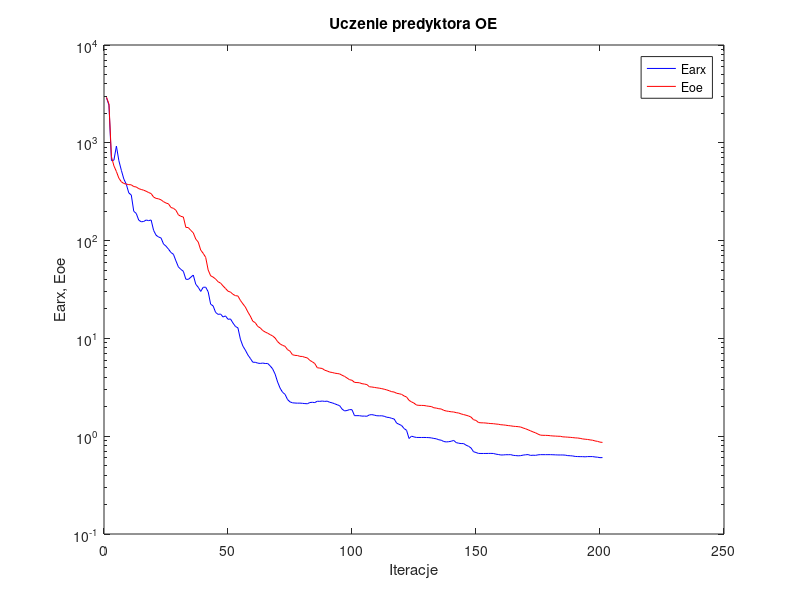
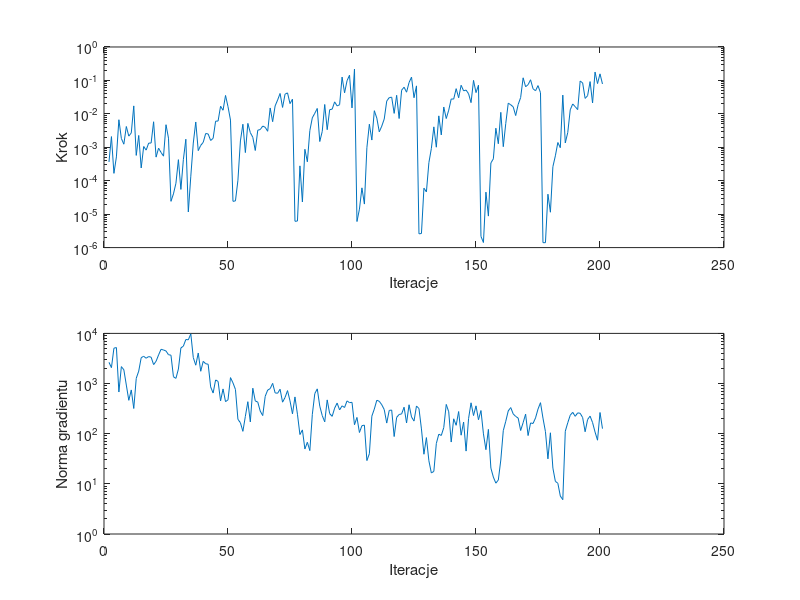

The MATLAB script that drew these images, in order:
%uczenie predyktora oe
clear all;
n=0; farx(n+1)=2.897035e+003; foe(n+1)=2.921384e+003; wspucz(n+1)=0.000000e+000; ng(n+1)=0.000000e+000;
%odnowa zmiennej metryki
n=1; farx(n+1)=2.425417e+003; foe(n+1)=2.492878e+003; krok(n+1)=3.643336e-004; ng(n+1)=2.651937e+003;
n=2; farx(n+1)=6.573821e+002; foe(n+1)=7.205301e+002; krok(n+1)=2.090079e-003; ng(n+1)=2.075600e+003;
n=3; farx(n+1)=6.648590e+002; foe(n+1)=5.807654e+002; krok(n+1)=1.661929e-004; ng(n+1)=5.075113e+003;
n=4; farx(n+1)=9.255332e+002; foe(n+1)=5.085529e+002; krok(n+1)=5.157570e-004; ng(n+1)=5.218549e+003;
n=5; farx(n+1)=6.557520e+002; foe(n+1)=4.343467e+002; krok(n+1)=6.669234e-003; ng(n+1)=6.779146e+002;
n=6; farx(n+1)=5.229063e+002; foe(n+1)=3.995675e+002; krok(n+1)=1.835515e-003; ng(n+1)=2.177122e+003;
n=7; farx(n+1)=4.261143e+002; foe(n+1)=3.835219e+002; krok(n+1)=1.238384e-003; ng(n+1)=1.880226e+003;
n=8; farx(n+1)=3.759504e+002; foe(n+1)=3.782336e+002; krok(n+1)=4.187528e-003; ng(n+1)=9.326476e+002;
n=9; farx(n+1)=3.073190e+002; foe(n+1)=3.735787e+002; krok(n+1)=2.156451e-003; ng(n+1)=4.630699e+002;
n=10; farx(n+1)=2.925756e+002; foe(n+1)=3.719357e+002; krok(n+1)=2.690870e-003; ng(n+1)=7.460453e+002;
n=11; farx(n+1)=1.993580e+002; foe(n+1)=3.568368e+002; krok(n+1)=1.729712e-002; ng(n+1)=3.182350e+002;
n=12; farx(n+1)=1.896415e+002; foe(n+1)=3.536859e+002; krok(n+1)=5.718892e-004; ng(n+1)=1.270872e+003;
n=13; farx(n+1)=1.620185e+002; foe(n+1)=3.398395e+002; krok(n+1)=2.260446e-003; ng(n+1)=1.769852e+003;
n=14; farx(n+1)=1.557399e+002; foe(n+1)=3.333062e+002; krok(n+1)=2.410232e-004; ng(n+1)=3.284053e+003;
n=15; farx(n+1)=1.568493e+002; foe(n+1)=3.276104e+002; krok(n+1)=1.055436e-003; ng(n+1)=3.495768e+003;
n=16; farx(n+1)=1.624185e+002; foe(n+1)=3.196566e+002; krok(n+1)=8.229017e-004; ng(n+1)=3.196028e+003;
n=17; farx(n+1)=1.600096e+002; foe(n+1)=3.100782e+002; krok(n+1)=1.330026e-003; ng(n+1)=3.452658e+003;
n=18; farx(n+1)=1.624892e+002; foe(n+1)=3.026542e+002; krok(n+1)=1.342085e-003; ng(n+1)=3.353818e+003;
n=19; farx(n+1)=1.271515e+002; foe(n+1)=2.785469e+002; krok(n+1)=5.801633e-003; ng(n+1)=2.386207e+003;
n=20; farx(n+1)=1.134977e+002; foe(n+1)=2.702548e+002; krok(n+1)=5.081655e-004; ng(n+1)=2.781868e+003;
n=21; farx(n+1)=1.088303e+002; foe(n+1)=2.673486e+002; krok(n+1)=9.396257e-004; ng(n+1)=3.714871e+003;
n=22; farx(n+1)=1.063745e+002; foe(n+1)=2.610474e+002; krok(n+1)=7.010487e-004; ng(n+1)=4.819736e+003;
n=23; farx(n+1)=9.230438e+001; foe(n+1)=2.500106e+002; krok(n+1)=5.432857e-004; ng(n+1)=4.668032e+003;
n=24; farx(n+1)=8.771648e+001; foe(n+1)=2.421518e+002; krok(n+1)=4.733030e-003; ng(n+1)=4.457775e+003;
n=25; farx(n+1)=8.184670e+001; foe(n+1)=2.377337e+002; krok(n+1)=1.876490e-003; ng(n+1)=3.757041e+003;
%odnowa zmiennej metryki
n=26; farx(n+1)=7.553479e+001; foe(n+1)=2.178825e+002; krok(n+1)=2.419290e-005; ng(n+1)=3.676105e+003;
n=27; farx(n+1)=7.241904e+001; foe(n+1)=2.139908e+002; krok(n+1)=4.037383e-005; ng(n+1)=1.367935e+003;
n=28; farx(n+1)=6.208047e+001; foe(n+1)=2.041785e+002; krok(n+1)=8.388029e-005; ng(n+1)=1.267054e+003;
n=29; farx(n+1)=5.382419e+001; foe(n+1)=1.834603e+002; krok(n+1)=4.264342e-004; ng(n+1)=1.947945e+003;
n=30; farx(n+1)=5.076508e+001; foe(n+1)=1.771575e+002; krok(n+1)=5.491616e-005; ng(n+1)=5.137334e+003;
n=31; farx(n+1)=4.855536e+001; foe(n+1)=1.742700e+002; krok(n+1)=4.283128e-004; ng(n+1)=5.566150e+003;
n=32; farx(n+1)=4.028418e+001; foe(n+1)=1.365505e+002; krok(n+1)=1.742611e-003; ng(n+1)=7.560046e+003;
n=33; farx(n+1)=4.011984e+001; foe(n+1)=1.358588e+002; krok(n+1)=1.165470e-005; ng(n+1)=7.446367e+003;
n=34; farx(n+1)=4.220602e+001; foe(n+1)=1.271278e+002; krok(n+1)=1.366331e-004; ng(n+1)=9.795062e+003;
n=35; farx(n+1)=4.445277e+001; foe(n+1)=1.200759e+002; krok(n+1)=1.339301e-003; ng(n+1)=3.295413e+003;
n=36; farx(n+1)=3.577128e+001; foe(n+1)=1.036958e+002; krok(n+1)=5.711090e-003; ng(n+1)=2.321023e+003;
n=37; farx(n+1)=3.333479e+001; foe(n+1)=9.657077e+001; krok(n+1)=7.941269e-004; ng(n+1)=4.060634e+003;
n=38; farx(n+1)=3.022607e+001; foe(n+1)=8.002024e+001; krok(n+1)=1.141051e-003; ng(n+1)=1.757543e+003;
n=39; farx(n+1)=3.332599e+001; foe(n+1)=7.407452e+001; krok(n+1)=1.402081e-003; ng(n+1)=2.769108e+003;
n=40; farx(n+1)=3.340680e+001; foe(n+1)=6.738524e+001; krok(n+1)=2.586841e-003; ng(n+1)=2.484030e+003;
n=41; farx(n+1)=2.999390e+001; foe(n+1)=5.009595e+001; krok(n+1)=2.501815e-003; ng(n+1)=2.425153e+003;
n=42; farx(n+1)=2.237811e+001; foe(n+1)=4.366113e+001; krok(n+1)=1.599528e-003; ng(n+1)=8.580234e+002;
n=43; farx(n+1)=2.149105e+001; foe(n+1)=4.236973e+001; krok(n+1)=1.854565e-003; ng(n+1)=6.465508e+002;
n=44; farx(n+1)=1.843962e+001; foe(n+1)=4.046129e+001; krok(n+1)=6.035177e-003; ng(n+1)=1.178657e+003;
n=45; farx(n+1)=1.760479e+001; foe(n+1)=3.795975e+001; krok(n+1)=6.100588e-003; ng(n+1)=1.103254e+003;
n=46; farx(n+1)=1.776063e+001; foe(n+1)=3.676788e+001; krok(n+1)=1.688698e-002; ng(n+1)=4.517919e+002;
n=47; farx(n+1)=1.656041e+001; foe(n+1)=3.441025e+001; krok(n+1)=1.282881e-002; ng(n+1)=7.814435e+002;
n=48; farx(n+1)=1.697852e+001; foe(n+1)=3.237748e+001; krok(n+1)=3.550149e-002; ng(n+1)=4.355430e+002;
n=49; farx(n+1)=1.567784e+001; foe(n+1)=3.038030e+001; krok(n+1)=1.642672e-002; ng(n+1)=4.731641e+002;
n=50; farx(n+1)=1.581171e+001; foe(n+1)=2.977484e+001; krok(n+1)=6.516379e-003; ng(n+1)=1.313624e+003;
%odnowa zmiennej metryki
n=51; farx(n+1)=1.436814e+001; foe(n+1)=2.825014e+001; krok(n+1)=2.418894e-005; ng(n+1)=1.033491e+003;
n=52; farx(n+1)=1.324599e+001; foe(n+1)=2.735120e+001; krok(n+1)=2.496650e-005; ng(n+1)=7.628451e+002;
n=53; farx(n+1)=1.281993e+001; foe(n+1)=2.714427e+001; krok(n+1)=1.032284e-004; ng(n+1)=1.932024e+002;
n=54; farx(n+1)=9.810751e+000; foe(n+1)=2.446769e+001; krok(n+1)=1.548092e-003; ng(n+1)=1.656461e+002;
n=55; farx(n+1)=8.345447e+000; foe(n+1)=2.256929e+001; krok(n+1)=4.892577e-003; ng(n+1)=1.114837e+002;
n=56; farx(n+1)=7.583696e+000; foe(n+1)=2.092297e+001; krok(n+1)=6.946998e-004; ng(n+1)=2.219308e+002;
n=57; farx(n+1)=6.785107e+000; foe(n+1)=1.864745e+001; krok(n+1)=5.193847e-003; ng(n+1)=4.347091e+002;
n=58; farx(n+1)=6.244743e+000; foe(n+1)=1.690682e+001; krok(n+1)=2.739044e-003; ng(n+1)=1.716360e+002;
n=59; farx(n+1)=5.709138e+000; foe(n+1)=1.498590e+001; krok(n+1)=1.995464e-003; ng(n+1)=8.075859e+002;
n=60; farx(n+1)=5.696397e+000; foe(n+1)=1.447797e+001; krok(n+1)=8.017326e-004; ng(n+1)=4.493672e+002;
n=61; farx(n+1)=5.587298e+000; foe(n+1)=1.324709e+001; krok(n+1)=3.248447e-003; ng(n+1)=4.268775e+002;
n=62; farx(n+1)=5.546305e+000; foe(n+1)=1.281346e+001; krok(n+1)=3.390416e-003; ng(n+1)=2.821224e+002;
n=63; farx(n+1)=5.594720e+000; foe(n+1)=1.203375e+001; krok(n+1)=4.312903e-003; ng(n+1)=2.297265e+002;
n=64; farx(n+1)=5.537323e+000; foe(n+1)=1.162448e+001; krok(n+1)=3.973596e-003; ng(n+1)=5.562948e+002;
n=65; farx(n+1)=5.543932e+000; foe(n+1)=1.129644e+001; krok(n+1)=3.013180e-003; ng(n+1)=7.414259e+002;
n=66; farx(n+1)=5.237114e+000; foe(n+1)=1.092752e+001; krok(n+1)=1.500600e-002; ng(n+1)=7.908692e+002;
n=67; farx(n+1)=4.880405e+000; foe(n+1)=1.059947e+001; krok(n+1)=5.828795e-003; ng(n+1)=1.009274e+003;
n=68; farx(n+1)=4.310993e+000; foe(n+1)=1.008701e+001; krok(n+1)=1.729594e-002; ng(n+1)=6.519724e+002;
n=69; farx(n+1)=3.583412e+000; foe(n+1)=9.274100e+000; krok(n+1)=2.592196e-002; ng(n+1)=6.399270e+002;
n=70; farx(n+1)=3.102898e+000; foe(n+1)=8.788170e+000; krok(n+1)=4.069805e-002; ng(n+1)=7.701267e+002;
n=71; farx(n+1)=2.812479e+000; foe(n+1)=8.488921e+000; krok(n+1)=1.556427e-002; ng(n+1)=4.250868e+002;
n=72; farx(n+1)=2.679950e+000; foe(n+1)=8.304677e+000; krok(n+1)=3.882853e-002; ng(n+1)=5.276233e+002;
n=73; farx(n+1)=2.372032e+000; foe(n+1)=7.682310e+000; krok(n+1)=4.235232e-002; ng(n+1)=7.230604e+002;
n=74; farx(n+1)=2.244442e+000; foe(n+1)=7.401870e+000; krok(n+1)=2.025137e-002; ng(n+1)=4.511495e+002;
n=75; farx(n+1)=2.194974e+000; foe(n+1)=6.808868e+000; krok(n+1)=2.750088e-002; ng(n+1)=2.488162e+002;
%odnowa zmiennej metryki
n=76; farx(n+1)=2.184071e+000; foe(n+1)=6.707871e+000; krok(n+1)=6.123844e-006; ng(n+1)=5.412045e+002;
n=77; farx(n+1)=2.176903e+000; foe(n+1)=6.683192e+000; krok(n+1)=6.226551e-006; ng(n+1)=2.446457e+002;
n=78; farx(n+1)=2.179636e+000; foe(n+1)=6.553022e+000; krok(n+1)=2.781068e-004; ng(n+1)=9.614934e+001;
n=79; farx(n+1)=2.168934e+000; foe(n+1)=6.535746e+000; krok(n+1)=2.310753e-005; ng(n+1)=1.190786e+002;
n=80; farx(n+1)=2.155610e+000; foe(n+1)=6.405593e+000; krok(n+1)=8.713055e-004; ng(n+1)=4.954730e+001;
n=81; farx(n+1)=2.146683e+000; foe(n+1)=6.316662e+000; krok(n+1)=3.679918e-004; ng(n+1)=6.749084e+001;
n=82; farx(n+1)=2.209547e+000; foe(n+1)=5.958096e+000; krok(n+1)=3.159755e-003; ng(n+1)=4.605098e+001;
n=83; farx(n+1)=2.222250e+000; foe(n+1)=5.765331e+000; krok(n+1)=7.613202e-003; ng(n+1)=2.425959e+002;
n=84; farx(n+1)=2.206330e+000; foe(n+1)=5.532090e+000; krok(n+1)=1.041670e-002; ng(n+1)=6.311457e+002;
n=85; farx(n+1)=2.279400e+000; foe(n+1)=5.012914e+000; krok(n+1)=1.450364e-002; ng(n+1)=7.833184e+002;
n=86; farx(n+1)=2.270986e+000; foe(n+1)=4.968897e+000; krok(n+1)=1.486749e-003; ng(n+1)=3.551767e+002;
n=87; farx(n+1)=2.288080e+000; foe(n+1)=4.927285e+000; krok(n+1)=2.983603e-003; ng(n+1)=2.296401e+002;
n=88; farx(n+1)=2.269586e+000; foe(n+1)=4.727438e+000; krok(n+1)=1.906683e-002; ng(n+1)=1.721422e+002;
n=89; farx(n+1)=2.282644e+000; foe(n+1)=4.644136e+000; krok(n+1)=3.359405e-003; ng(n+1)=4.718955e+002;
n=90; farx(n+1)=2.222908e+000; foe(n+1)=4.526295e+000; krok(n+1)=1.333847e-002; ng(n+1)=2.509707e+002;
n=91; farx(n+1)=2.193768e+000; foe(n+1)=4.484338e+000; krok(n+1)=1.381076e-002; ng(n+1)=2.217608e+002;
n=92; farx(n+1)=2.146732e+000; foe(n+1)=4.414316e+000; krok(n+1)=2.284436e-002; ng(n+1)=3.234416e+002;
n=93; farx(n+1)=2.097622e+000; foe(n+1)=4.375099e+000; krok(n+1)=1.726361e-002; ng(n+1)=4.080060e+002;
n=94; farx(n+1)=2.054148e+000; foe(n+1)=4.335727e+000; krok(n+1)=1.877194e-002; ng(n+1)=2.978991e+002;
n=95; farx(n+1)=1.894035e+000; foe(n+1)=4.199838e+000; krok(n+1)=1.259999e-001; ng(n+1)=3.592587e+002;
n=96; farx(n+1)=1.814252e+000; foe(n+1)=4.087100e+000; krok(n+1)=4.256083e-002; ng(n+1)=3.331095e+002;
n=97; farx(n+1)=1.831256e+000; foe(n+1)=3.934586e+000; krok(n+1)=9.809225e-002; ng(n+1)=4.505744e+002;
n=98; farx(n+1)=1.870529e+000; foe(n+1)=3.785246e+000; krok(n+1)=1.431455e-001; ng(n+1)=4.156304e+002;
n=99; farx(n+1)=1.865794e+000; foe(n+1)=3.731214e+000; krok(n+1)=1.503401e-002; ng(n+1)=4.224943e+002;
n=100; farx(n+1)=1.622131e+000; foe(n+1)=3.552097e+000; krok(n+1)=2.193298e-001; ng(n+1)=1.509767e+002;
%odnowa zmiennej metryki
n=101; farx(n+1)=1.622624e+000; foe(n+1)=3.536109e+000; krok(n+1)=6.019984e-006; ng(n+1)=2.109897e+002;
n=102; farx(n+1)=1.621291e+000; foe(n+1)=3.521510e+000; krok(n+1)=1.414532e-005; ng(n+1)=1.055840e+002;
n=103; farx(n+1)=1.604794e+000; foe(n+1)=3.443983e+000; krok(n+1)=6.123045e-005; ng(n+1)=1.445819e+002;
n=104; farx(n+1)=1.606334e+000; foe(n+1)=3.414334e+000; krok(n+1)=2.003236e-005; ng(n+1)=1.481580e+002;
n=105; farx(n+1)=1.598352e+000; foe(n+1)=3.371411e+000; krok(n+1)=9.709103e-004; ng(n+1)=2.910848e+001;
n=106; farx(n+1)=1.651238e+000; foe(n+1)=3.203368e+000; krok(n+1)=4.904166e-003; ng(n+1)=3.983682e+001;
n=107; farx(n+1)=1.661839e+000; foe(n+1)=3.184784e+000; krok(n+1)=1.645803e-003; ng(n+1)=2.236510e+002;
n=108; farx(n+1)=1.642418e+000; foe(n+1)=3.155054e+000; krok(n+1)=1.243357e-002; ng(n+1)=3.105833e+002;
n=109; farx(n+1)=1.619004e+000; foe(n+1)=3.124543e+000; krok(n+1)=7.479896e-003; ng(n+1)=4.644909e+002;
n=110; farx(n+1)=1.615340e+000; foe(n+1)=3.098879e+000; krok(n+1)=2.900817e-003; ng(n+1)=4.424668e+002;
n=111; farx(n+1)=1.617981e+000; foe(n+1)=3.064100e+000; krok(n+1)=4.290347e-003; ng(n+1)=3.778427e+002;
n=112; farx(n+1)=1.598423e+000; foe(n+1)=3.022980e+000; krok(n+1)=7.032104e-003; ng(n+1)=3.026824e+002;
n=113; farx(n+1)=1.562422e+000; foe(n+1)=2.973838e+000; krok(n+1)=2.409244e-002; ng(n+1)=1.628907e+002;
n=114; farx(n+1)=1.553415e+000; foe(n+1)=2.917407e+000; krok(n+1)=3.054889e-002; ng(n+1)=2.906390e+002;
n=115; farx(n+1)=1.522516e+000; foe(n+1)=2.853297e+000; krok(n+1)=3.153338e-002; ng(n+1)=2.966023e+002;
n=116; farx(n+1)=1.498825e+000; foe(n+1)=2.829132e+000; krok(n+1)=1.033570e-002; ng(n+1)=8.777817e+001;
n=117; farx(n+1)=1.360500e+000; foe(n+1)=2.746774e+000; krok(n+1)=3.586741e-002; ng(n+1)=2.116783e+002;
n=118; farx(n+1)=1.322861e+000; foe(n+1)=2.718933e+000; krok(n+1)=7.251821e-003; ng(n+1)=2.415835e+002;
n=119; farx(n+1)=1.285853e+000; foe(n+1)=2.677435e+000; krok(n+1)=5.082412e-002; ng(n+1)=2.477905e+002;
n=120; farx(n+1)=1.197855e+000; foe(n+1)=2.580411e+000; krok(n+1)=6.269998e-002; ng(n+1)=3.373795e+002;
n=121; farx(n+1)=1.148625e+000; foe(n+1)=2.517722e+000; krok(n+1)=4.446078e-002; ng(n+1)=1.634907e+002;
n=122; farx(n+1)=9.472672e-001; foe(n+1)=2.326269e+000; krok(n+1)=8.610785e-002; ng(n+1)=3.773967e+002;
n=123; farx(n+1)=1.000905e+000; foe(n+1)=2.242927e+000; krok(n+1)=1.253606e-001; ng(n+1)=2.156169e+002;
n=124; farx(n+1)=9.829614e-001; foe(n+1)=2.178465e+000; krok(n+1)=3.036661e-002; ng(n+1)=1.784729e+002;
n=125; farx(n+1)=9.712463e-001; foe(n+1)=2.083222e+000; krok(n+1)=6.864555e-002; ng(n+1)=3.567154e+002;
%odnowa zmiennej metryki
n=126; farx(n+1)=9.706740e-001; foe(n+1)=2.067490e+000; krok(n+1)=2.581649e-006; ng(n+1)=3.170106e+002;
n=127; farx(n+1)=9.702394e-001; foe(n+1)=2.065518e+000; krok(n+1)=2.636469e-006; ng(n+1)=1.245111e+002;
n=128; farx(n+1)=9.709400e-001; foe(n+1)=2.061383e+000; krok(n+1)=5.990465e-005; ng(n+1)=3.896342e+001;
n=129; farx(n+1)=9.694791e-001; foe(n+1)=2.040354e+000; krok(n+1)=4.621295e-005; ng(n+1)=8.361272e+001;
n=130; farx(n+1)=9.670649e-001; foe(n+1)=2.021919e+000; krok(n+1)=3.473499e-004; ng(n+1)=2.883785e+001;
n=131; farx(n+1)=9.608162e-001; foe(n+1)=2.010648e+000; krok(n+1)=9.232346e-004; ng(n+1)=1.646941e+001;
n=132; farx(n+1)=9.486782e-001; foe(n+1)=1.953101e+000; krok(n+1)=4.083230e-003; ng(n+1)=1.773876e+001;
n=133; farx(n+1)=9.405716e-001; foe(n+1)=1.938096e+000; krok(n+1)=1.006709e-003; ng(n+1)=6.374124e+001;
n=134; farx(n+1)=9.200221e-001; foe(n+1)=1.909783e+000; krok(n+1)=8.704305e-003; ng(n+1)=9.779045e+001;
n=135; farx(n+1)=9.093198e-001; foe(n+1)=1.897209e+000; krok(n+1)=2.343845e-003; ng(n+1)=9.219098e+001;
n=136; farx(n+1)=8.827676e-001; foe(n+1)=1.838813e+000; krok(n+1)=1.603572e-002; ng(n+1)=1.323331e+002;
n=137; farx(n+1)=8.739891e-001; foe(n+1)=1.810362e+000; krok(n+1)=7.242402e-003; ng(n+1)=3.835771e+002;
n=138; farx(n+1)=8.786589e-001; foe(n+1)=1.794070e+000; krok(n+1)=1.290032e-002; ng(n+1)=2.734696e+002;
n=139; farx(n+1)=8.880270e-001; foe(n+1)=1.776530e+000; krok(n+1)=2.788178e-002; ng(n+1)=6.818935e+001;
n=140; farx(n+1)=9.052859e-001; foe(n+1)=1.768711e+000; krok(n+1)=2.762153e-002; ng(n+1)=1.981588e+002;
n=141; farx(n+1)=8.607213e-001; foe(n+1)=1.741046e+000; krok(n+1)=5.671128e-002; ng(n+1)=1.471071e+002;
n=142; farx(n+1)=8.477729e-001; foe(n+1)=1.726816e+000; krok(n+1)=3.028449e-002; ng(n+1)=2.766163e+002;
n=143; farx(n+1)=8.407801e-001; foe(n+1)=1.690382e+000; krok(n+1)=7.159043e-002; ng(n+1)=9.341807e+001;
n=144; farx(n+1)=8.408290e-001; foe(n+1)=1.663708e+000; krok(n+1)=4.880471e-002; ng(n+1)=1.710117e+002;
n=145; farx(n+1)=8.094466e-001; foe(n+1)=1.638461e+000; krok(n+1)=5.140248e-002; ng(n+1)=4.500235e+001;
n=146; farx(n+1)=7.889335e-001; foe(n+1)=1.609807e+000; krok(n+1)=4.000365e-002; ng(n+1)=2.002850e+002;
n=147; farx(n+1)=7.577395e-001; foe(n+1)=1.567984e+000; krok(n+1)=2.165649e-002; ng(n+1)=4.130102e+002;
n=148; farx(n+1)=6.939468e-001; foe(n+1)=1.474106e+000; krok(n+1)=1.003743e-001; ng(n+1)=2.299618e+002;
n=149; farx(n+1)=6.813024e-001; foe(n+1)=1.450877e+000; krok(n+1)=4.320574e-002; ng(n+1)=3.593018e+002;
n=150; farx(n+1)=6.668227e-001; foe(n+1)=1.380051e+000; krok(n+1)=7.190954e-002; ng(n+1)=1.898426e+002;
%odnowa zmiennej metryki
n=151; farx(n+1)=6.659241e-001; foe(n+1)=1.370560e+000; krok(n+1)=2.164432e-006; ng(n+1)=2.898485e+002;
n=152; farx(n+1)=6.658372e-001; foe(n+1)=1.369618e+000; krok(n+1)=1.418671e-006; ng(n+1)=9.924506e+001;
n=153; farx(n+1)=6.660226e-001; foe(n+1)=1.363060e+000; krok(n+1)=4.559723e-005; ng(n+1)=4.798821e+001;
n=154; farx(n+1)=6.666472e-001; foe(n+1)=1.354197e+000; krok(n+1)=8.753864e-006; ng(n+1)=1.219259e+002;
n=155; farx(n+1)=6.672567e-001; foe(n+1)=1.346654e+000; krok(n+1)=3.395966e-004; ng(n+1)=2.061165e+001;
n=156; farx(n+1)=6.658030e-001; foe(n+1)=1.342897e+000; krok(n+1)=4.526501e-004; ng(n+1)=1.363428e+001;
n=157; farx(n+1)=6.556766e-001; foe(n+1)=1.331956e+000; krok(n+1)=3.722051e-003; ng(n+1)=1.031722e+001;
n=158; farx(n+1)=6.501176e-001; foe(n+1)=1.325698e+000; krok(n+1)=1.276921e-003; ng(n+1)=1.193314e+001;
n=159; farx(n+1)=6.426398e-001; foe(n+1)=1.310024e+000; krok(n+1)=1.109636e-002; ng(n+1)=2.986074e+001;
n=160; farx(n+1)=6.433959e-001; foe(n+1)=1.305032e+000; krok(n+1)=1.043660e-003; ng(n+1)=1.151928e+002;
n=161; farx(n+1)=6.467327e-001; foe(n+1)=1.295420e+000; krok(n+1)=5.173682e-003; ng(n+1)=1.769035e+002;
n=162; farx(n+1)=6.466265e-001; foe(n+1)=1.283969e+000; krok(n+1)=2.085811e-002; ng(n+1)=2.844757e+002;
n=163; farx(n+1)=6.477213e-001; foe(n+1)=1.275877e+000; krok(n+1)=1.871779e-002; ng(n+1)=3.320732e+002;
n=164; farx(n+1)=6.373605e-001; foe(n+1)=1.264356e+000; krok(n+1)=1.618451e-002; ng(n+1)=2.481280e+002;
n=165; farx(n+1)=6.339004e-001; foe(n+1)=1.258083e+000; krok(n+1)=8.899418e-003; ng(n+1)=2.210516e+002;
n=166; farx(n+1)=6.303315e-001; foe(n+1)=1.251871e+000; krok(n+1)=1.899071e-002; ng(n+1)=2.050599e+002;
n=167; farx(n+1)=6.327906e-001; foe(n+1)=1.241050e+000; krok(n+1)=3.081106e-002; ng(n+1)=1.158172e+002;
n=168; farx(n+1)=6.406623e-001; foe(n+1)=1.213668e+000; krok(n+1)=1.196783e-001; ng(n+1)=1.658469e+002;
n=169; farx(n+1)=6.458218e-001; foe(n+1)=1.190755e+000; krok(n+1)=6.473297e-002; ng(n+1)=2.452265e+002;
n=170; farx(n+1)=6.487759e-001; foe(n+1)=1.163270e+000; krok(n+1)=7.461084e-002; ng(n+1)=9.179516e+001;
n=171; farx(n+1)=6.361283e-001; foe(n+1)=1.133954e+000; krok(n+1)=1.046893e-001; ng(n+1)=1.638594e+002;
n=172; farx(n+1)=6.394758e-001; foe(n+1)=1.106467e+000; krok(n+1)=5.623415e-002; ng(n+1)=1.596633e+002;
n=173; farx(n+1)=6.371986e-001; foe(n+1)=1.082661e+000; krok(n+1)=4.904612e-002; ng(n+1)=2.062080e+002;
n=174; farx(n+1)=6.447887e-001; foe(n+1)=1.050790e+000; krok(n+1)=7.000904e-002; ng(n+1)=3.094319e+002;
n=175; farx(n+1)=6.477754e-001; foe(n+1)=1.025083e+000; krok(n+1)=4.294671e-002; ng(n+1)=4.154103e+002;
%odnowa zmiennej metryki
n=176; farx(n+1)=6.475804e-001; foe(n+1)=1.021314e+000; krok(n+1)=1.403756e-006; ng(n+1)=2.045729e+002;
n=177; farx(n+1)=6.474883e-001; foe(n+1)=1.020244e+000; krok(n+1)=1.401880e-006; ng(n+1)=1.099116e+002;
n=178; farx(n+1)=6.475848e-001; foe(n+1)=1.017795e+000; krok(n+1)=3.953838e-005; ng(n+1)=3.151264e+001;
n=179; farx(n+1)=6.477153e-001; foe(n+1)=1.011119e+000; krok(n+1)=1.143043e-005; ng(n+1)=1.042936e+002;
n=180; farx(n+1)=6.463743e-001; foe(n+1)=1.005615e+000; krok(n+1)=2.625683e-004; ng(n+1)=2.063849e+001;
n=181; farx(n+1)=6.447289e-001; foe(n+1)=1.002909e+000; krok(n+1)=5.557084e-004; ng(n+1)=1.121362e+001;
n=182; farx(n+1)=6.429668e-001; foe(n+1)=9.990899e-001; krok(n+1)=1.389400e-003; ng(n+1)=1.027757e+001;
n=183; farx(n+1)=6.427337e-001; foe(n+1)=9.979565e-001; krok(n+1)=9.726052e-004; ng(n+1)=5.714386e+000;
n=184; farx(n+1)=6.426999e-001; foe(n+1)=9.848288e-001; krok(n+1)=3.638604e-002; ng(n+1)=4.832954e+000;
n=185; farx(n+1)=6.403350e-001; foe(n+1)=9.819568e-001; krok(n+1)=1.350546e-003; ng(n+1)=1.119043e+002;
n=186; farx(n+1)=6.332044e-001; foe(n+1)=9.776373e-001; krok(n+1)=2.774090e-003; ng(n+1)=1.653222e+002;
n=187; farx(n+1)=6.313302e-001; foe(n+1)=9.736213e-001; krok(n+1)=1.321526e-002; ng(n+1)=2.340114e+002;
n=188; farx(n+1)=6.279085e-001; foe(n+1)=9.680480e-001; krok(n+1)=1.977848e-002; ng(n+1)=2.666909e+002;
n=189; farx(n+1)=6.211764e-001; foe(n+1)=9.613585e-001; krok(n+1)=1.640862e-002; ng(n+1)=2.221319e+002;
n=190; farx(n+1)=6.193342e-001; foe(n+1)=9.584461e-001; krok(n+1)=1.340015e-002; ng(n+1)=2.599167e+002;
n=191; farx(n+1)=6.181357e-001; foe(n+1)=9.500585e-001; krok(n+1)=9.595947e-002; ng(n+1)=2.555476e+002;
n=192; farx(n+1)=6.180961e-001; foe(n+1)=9.380911e-001; krok(n+1)=8.430727e-002; ng(n+1)=2.096091e+002;
n=193; farx(n+1)=6.154450e-001; foe(n+1)=9.316699e-001; krok(n+1)=2.896961e-002; ng(n+1)=1.094024e+002;
n=194; farx(n+1)=6.189995e-001; foe(n+1)=9.260822e-001; krok(n+1)=3.500452e-002; ng(n+1)=1.919877e+002;
n=195; farx(n+1)=6.190428e-001; foe(n+1)=9.168615e-001; krok(n+1)=9.228634e-002; ng(n+1)=2.240615e+002;
n=196; farx(n+1)=6.189981e-001; foe(n+1)=9.099848e-001; krok(n+1)=2.113198e-002; ng(n+1)=1.666909e+002;
n=197; farx(n+1)=6.131738e-001; foe(n+1)=8.946449e-001; krok(n+1)=1.778431e-001; ng(n+1)=1.080547e+002;
n=198; farx(n+1)=6.099590e-001; foe(n+1)=8.855778e-001; krok(n+1)=8.044705e-002; ng(n+1)=7.420198e+001;
n=199; farx(n+1)=6.034233e-001; foe(n+1)=8.698455e-001; krok(n+1)=1.571889e-001; ng(n+1)=2.644761e+002;
n=200; farx(n+1)=6.044019e-001; foe(n+1)=8.642241e-001; krok(n+1)=7.830287e-002; ng(n+1)=1.260945e+002;

figure; semilogy(farx,'b'); hold on; semilogy(foe,'r'); xlabel('Iteracje'); ylabel('Earx, Eoe'); legend('Earx','Eoe'); title('Uczenie predyktora OE');
figure; subplot(2,1,1); semilogy(krok); xlabel('Iteracje'); ylabel('Krok');
subplot(2,1,2); semilogy(ng); xlabel('Iteracje'); ylabel('Norma gradientu');
Earx=farx(n+1)
Eoe=foe(n+1)
